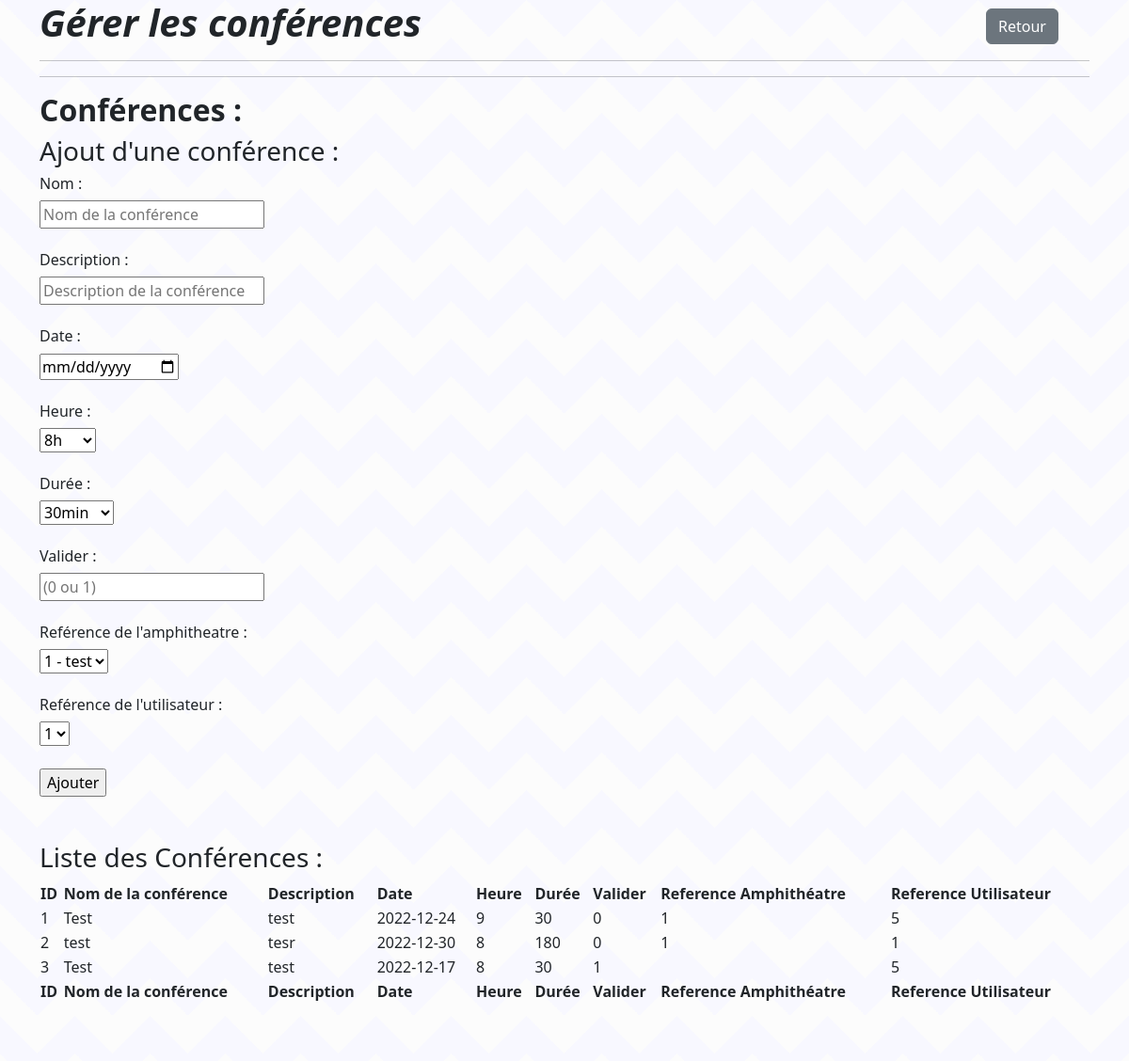
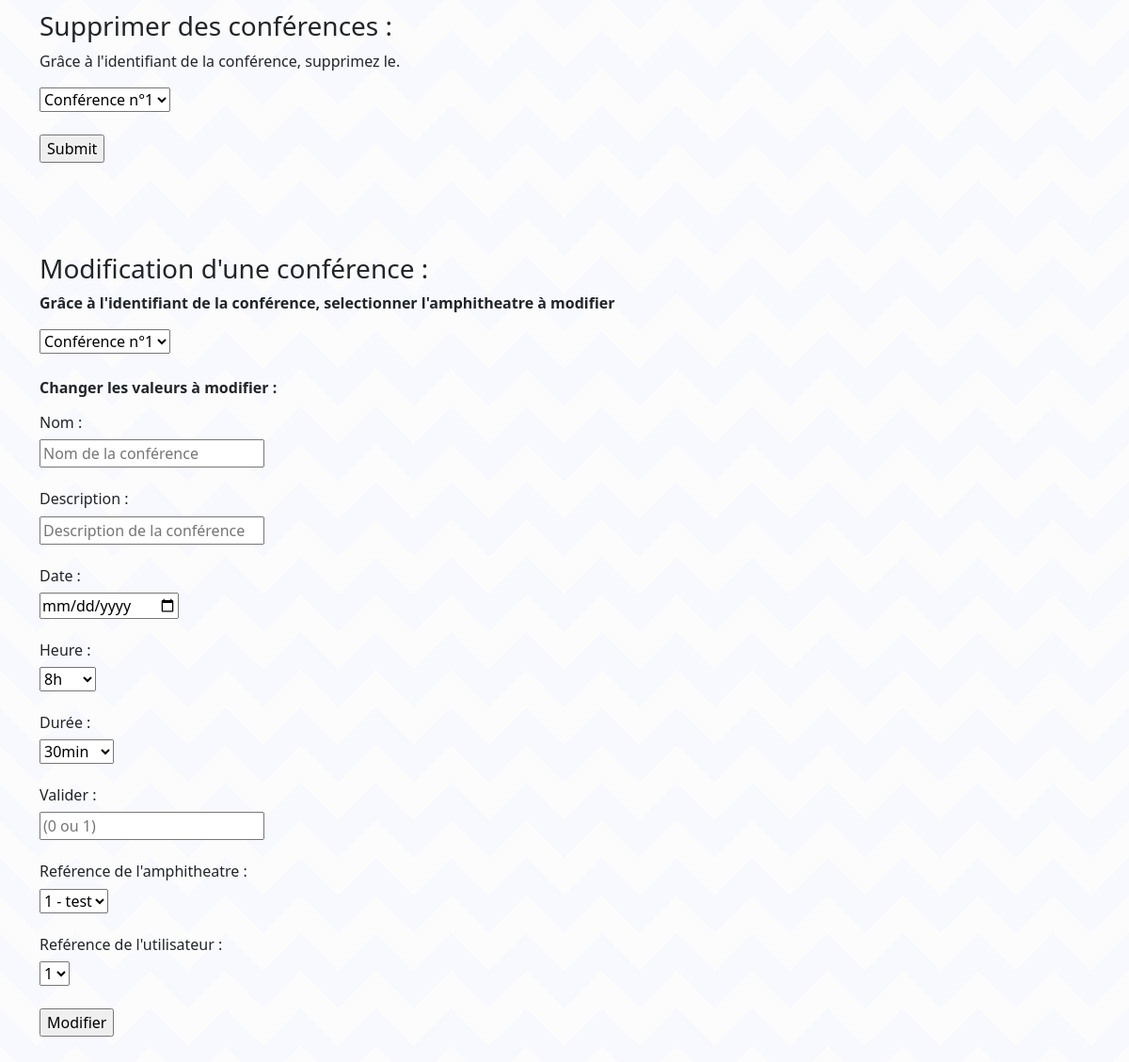
The page /vue/panelAdmin/conference.php on the database as committed earlier (2 pictures, top to bottom).
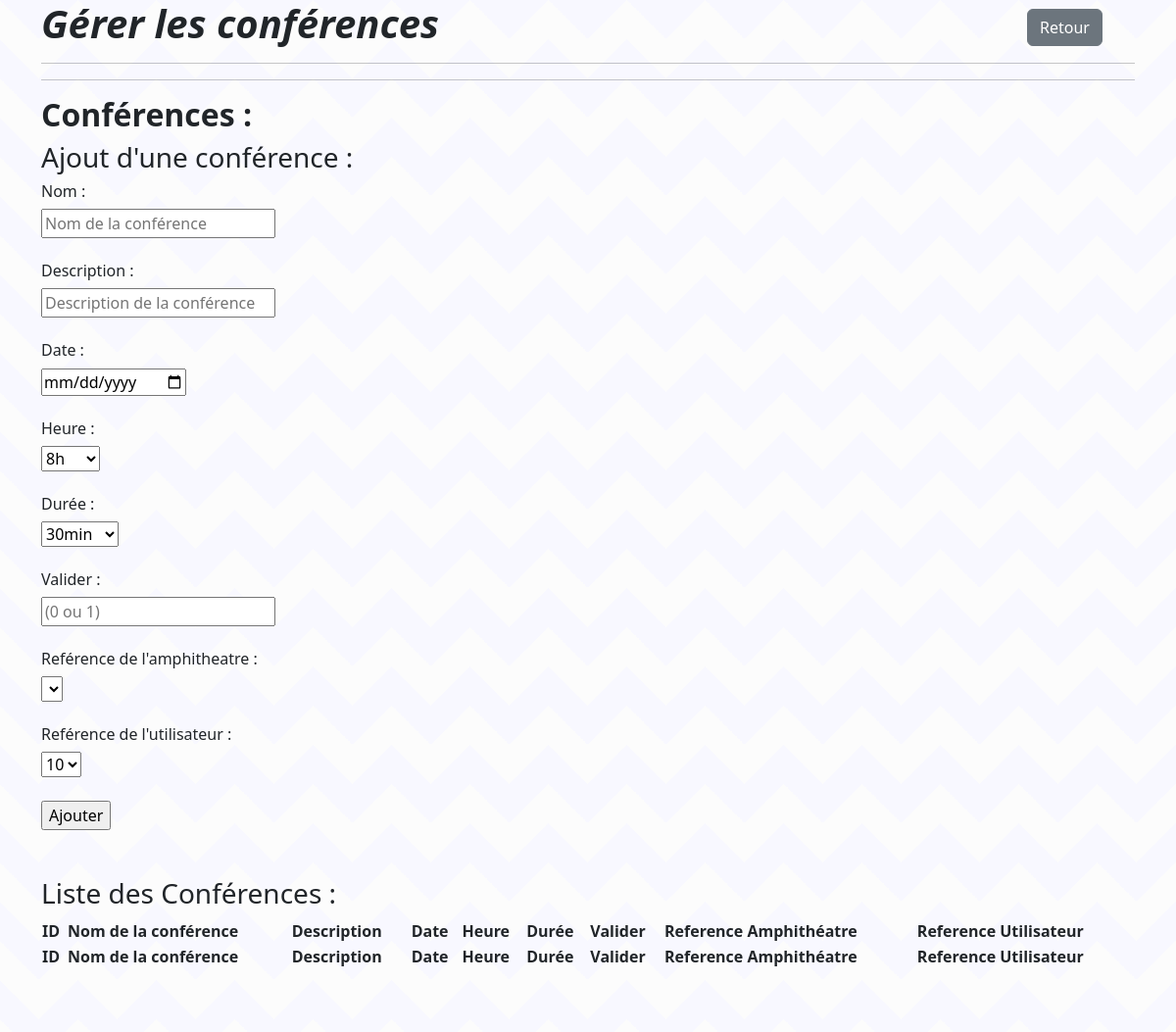
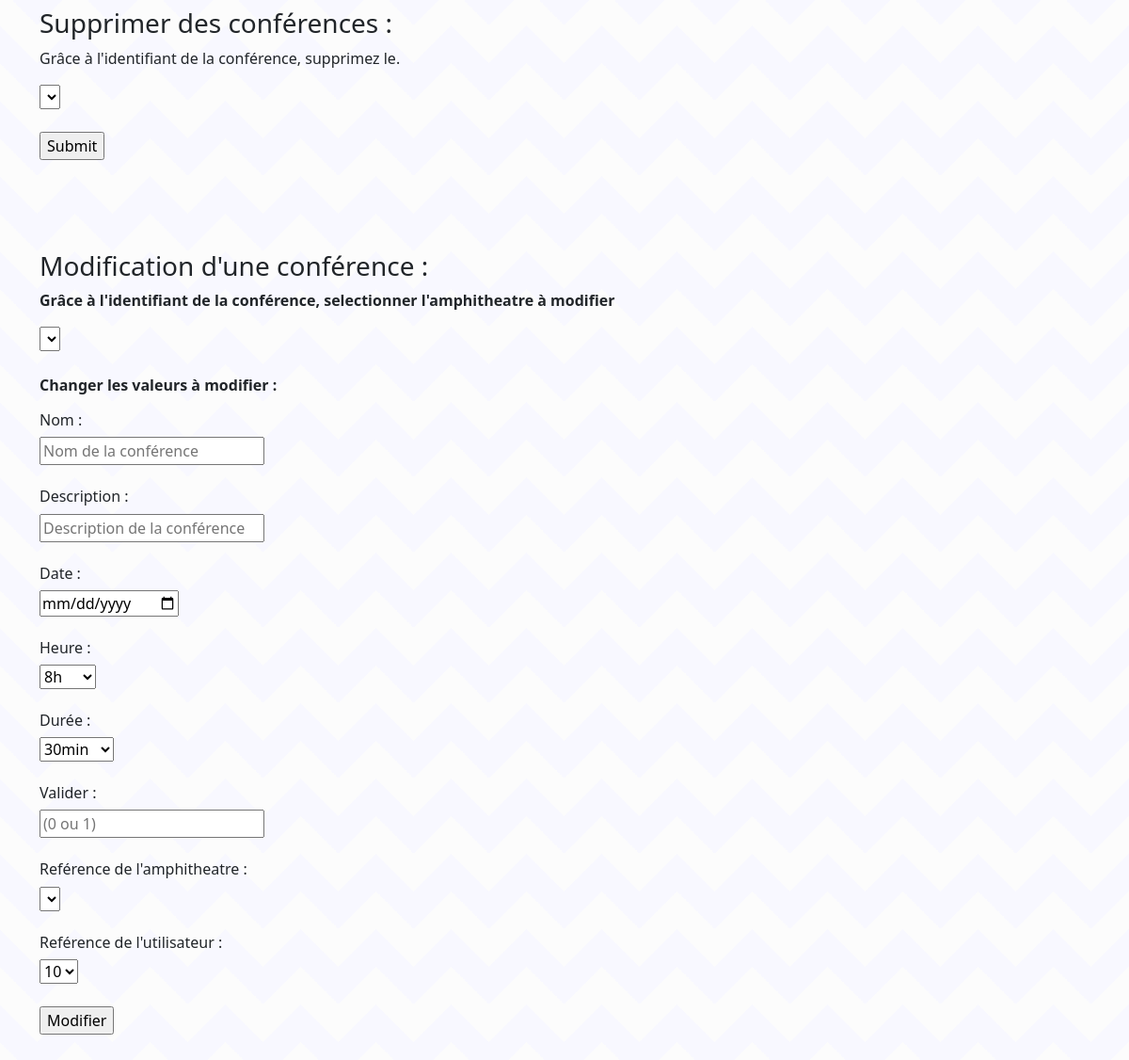
The same page on the database as committed later (2 pictures, top to bottom).
### tables this page shows
CREATE TABLE IF NOT EXISTS `conference` (
  `id_conference` int(11) NOT NULL AUTO_INCREMENT,
  `nom` varchar(100) NOT NULL,
  `description` varchar(1000) NOT NULL,
  `date_conf` date NOT NULL,
  `heure` int(11) NOT NULL,
  `duree` int(11) NOT NULL,
  `valider` tinyint(1) NOT NULL,
  `ref_amphitheatre` int(11) DEFAULT NULL,
  `ref_utilisateur` int(11) NOT NULL,
  PRIMARY KEY (`id_conference`),
  KEY `ref_amphitheatre` (`ref_amphitheatre`),
  KEY `ref_user` (`ref_utilisateur`)
);

### src/bdd/Database.php (called while the page is built, shortened)
<?php
class Database
{
    private $host;
    private $dbname;
    private $user;
    private $pwd;
    public function __construct()
    {
        $this->host = "localhost";
        $this->dbname = "hsp-skh";
        $this->user = "root";
        $this->pwd = "";
    }
    public function getBdd()
    {
        return $this->bdd = new PDO("mysql:host=".$this->host.";dbname=".$this->dbname,$this->user,$this->pwd);
    }
}

### src/modele/Utilisateur.php (called while the page is built, shortened)
<?php
class Utilisateur
{
    public function selectUtilisateur($bdd){
        $sel = $bdd->getBdd()->prepare("SELECT * FROM utilisateur");
        $sel->execute();
        $result = $sel->fetchAll();
        return $result;
    }
}

### src/modele/Amphitheatre.php (called while the page is built, shortened)
<?php
class Amphitheatre
{
    public function selectAmphitheatre($bdd){
        $sel = $bdd->getBdd()->prepare("SELECT * FROM amphitheatre");
        $sel->execute();
        $result = $sel->fetchAll();
        return $result;
    }
}

### src/modele/Conference.php (called while the page is built, shortened)
<?php
class Conference
{
    public function selectConference($bdd){
        $sel = $bdd->getBdd()->prepare("SELECT * FROM conference");
        $sel->execute();
        $result = $sel->fetchAll();
        return $result;
    }
}

### vue/panelAdmin/conference.php (the view, shortened to what the changed rows need)
<?php
require_once '../../src/bdd/Database.php';
require_once '../../src/modele/Amphitheatre.php';
require_once '../../src/modele/Conference.php';
require_once '../../src/modele/Utilisateur.php';
$bdd = new Database();
?>
<!DOCTYPE html>
<html>
<head>
    <link rel="stylesheet" href="../assets/css/styles.css">
    <link href="https://cdn.jsdelivr.net/npm/select2@4.1.0-rc.0/dist/css/select2.min.css" rel="stylesheet" />
    <link rel="stylesheet" type="text/css" href="https://cdn.datatables.net/1.11.4/css/jquery.dataTables.css">
    <link href="https://cdn.jsdelivr.net/npm/bootstrap@5.2.1/dist/css/bootstrap.min.css" rel="stylesheet"
>
</head>
<body>
<div class="container">
    <div class="content">
        <h1><strong><i></i></strong><a href="homeAdmin.php"><button class="btn btn-secondary" type="button">Retour</button></a></h1>
        <h2><strong>Conférences :</strong></h2>
        <form action="../../src/traitement/add_conference.php" method="post">
            <h6>Nom : </h6>
            <input type="text" name="nom" placeholder="Nom de la conférence"> <br><br>
            <h6>Description : </h6>
            <input type="text" name="desc" placeholder="Description de la conférence"> <br><br>
            <h6>Date : </h6>
            <input type="date" name="date" placeholder="Date de la conférence"> <br><br>
            <h6>Heure : </h6>
            <select name="heure" required>
                <option value="8">8h</option>
            </select><br><br>
            <h6>Durée : </h6>
            <select name="duree" required>
                <option value="30">30min</option>
            </select><br><br>
            <h6>Valider : </h6>
            <input type="number" name="valider" placeholder="(0 ou 1)"> <br><br>
            <h6>Reférence de l'amphitheatre :</h6>
            <?php
            $amphi = new Amphitheatre(array());
            $result = $amphi->selectAmphitheatre($bdd);
            $user = new Utilisateur(array());
            $resuser = $user->selectUtilisateur($bdd);
            ?>
            <select name="ref">
                <?php foreach ($result as $resamp){ ?>
                <option value="<?php echo $resamp['id_amphitheatre'] ?>"><?php echo $resamp['id_amphitheatre'].' - '.$resamp['libelle']; ?></option>
                <?php } ?>
            </select> <br><br>
            <h6>Reférence de l'utilisateur :</h6>
            <select name="refuti">
                <?php foreach ($resuser as $resusers){ ?>
                <option value="<?php echo $resusers['id_utilisateur'] ?>"><?php echo $resusers['id_utilisateur']; ?></option>
                <?php } ?>
            </select> <br><br>
            <input type="submit" value="Ajouter">
        </form>
        <br><br>
        <?php
        $conf = new Conference(array());
        $bdd = new Database();
        $res = $conf->selectConference($bdd);
        ?>
        <table id="table" class="display" style="width:100%">
            <thead>
            <tr>
                <th>ID</th>
                <th>Nom de la conférence</th>
                <th>Description</th>
                <th>Date</th>
                <th>Heure</th>
                <th>Durée</th>
                <th>Valider</th>
                <th>Reference Amphithéatre</th>
                <th>Reference Utilisateur</th>
            </tr>
            </thead>
            <tbody>
            <?php foreach ($res as $value){ ?>
                <tr>
                    <td><?php echo $value['id_conference'];?></td>
                    <td><?php echo $value['nom'];?></td>
                    <td><?php echo $value['description'];?></td>
                    <td><?php echo $value['date_conf'];?></td>
                    <td><?php echo $value['heure'];?></td>
                    <td><?php echo $value['duree'];?></td>
                    <td><?php echo $value['valider'];?></td>
                    <td><?php echo $value['ref_amphitheatre'];?></td>
                    <td><?php echo $value['ref_utilisateur'];?></td>
                </tr>
            <?php } ?>
            </tbody>
            <tfoot>
            <tr>
                <th>ID</th>
                <th>Nom de la conférence</th>
                <th>Description</th>
                <th>Date</th>
                <th>Heure</th>
                <th>Durée</th>
                <th>Valider</th>
                <th>Reference Amphithéatre</th>
                <th>Reference Utilisateur</th>
            </tr>
            </tfoot>
        </table>
        <br> <br>
        <form action="../../src/traitement/delete_conference.php" method="post">
            <br>
            <h3>Supprimer des conférences : </h3>
            <p>Grâce à l'identifiant de la conférence, supprimez le.</p>
            <select class="js2" name="id" id="id">
                <?php
                foreach ($res as $value){
                    ?>
                    <option value="<?php echo $value['id_conference'] ?>">Conférence n°<?php echo $value['id_conference'];?></option>
                    <?php
                }
                ?>
            </select>
            <br><br>
            <input type="submit">
        </form>
        <br><br>
    </div>
    <br>
    <div>
        <br>
        <form action="../../src/traitement/edit_conference.php" method="post">
            <strong><p>Grâce à l'identifiant de la conférence, selectionner l'amphitheatre à modifier</p></strong>
            <select class="js2" name="id" id="id">
                <?php
                foreach ($res as $value){
                    ?>
                    <option value="<?php echo $value['id_conference']  ?>">Conférence n°<?php echo $value['id_conference'];?></option>
                    <?php
                }
                ?>
            </select>
            <br><br>
            <strong><p>Changer les valeurs à modifier : </p></strong>
            <h6>Nom : </h6>
            <input type="text" name="nom" placeholder="Nom de la conférence"> <br><br>
            <h6>Description : </h6>
            <input type="text" name="desc" placeholder="Description de la conférence"> <br><br>
            <h6>Date : </h6>
            <input type="date" name="date" placeholder="Date de la conférence"> <br><br>
            <h6>Heure : </h6>
            <select name="heure" required>
                <option value="8">8h</option>
            </select><br><br>
            <h6>Durée : </h6>
            <select name="duree" required>
                <option value="30">30min</option>
            </select><br><br>
            <h6>Valider : </h6>
            <input type="number" name="valider" placeholder="(0 ou 1)"> <br><br>
            <h6>Reférence de l'amphitheatre :</h6>
            <select name="ref">
                <?php foreach ($result as $resamp){ ?>
                    <option value="<?php echo $resamp['id_amphitheatre'] ?>"><?php echo $resamp['id_amphitheatre'].' - '.$resamp['libelle']; ?></option>
                <?php } ?>
            </select> <br><br>
            <h6>Reférence de l'utilisateur :</h6>
            <select name="refuti">
                <?php foreach ($resuser as $resusers){ ?>
                    <option value="<?php echo $resusers['id_utilisateur'] ?>"><?php echo $resusers['id_utilisateur']; ?></option>
                <?php } ?>
            </select> <br><br>
            <input type="submit" value="Modifier">
        </form>
    </div>
</div>
<br><br>
</body>

Rows that differ between the two databases and show on the page:
removed conference: id_conference "1", nom "Test", description "test", date_conf "2022-12-24", heure "9", duree "30", valider "0", ref_amphitheatre "1", ref_utilisateur "5"
removed conference: id_conference "2", nom "test", description "tesr", date_conf "2022-12-30", heure "8", duree "180", valider "0", ref_amphitheatre "1", ref_utilisateur "1"
removed conference: id_conference "3", nom "Test", description "test", date_conf "2022-12-17", heure "8", duree "30", valider "1", ref_utilisateur "5"
Other text that changed with them:
form field ref: "1 - test" → (not shown)
form field refuti: "1" → "10"
form field id: "Conférence n°1" → (not shown)
